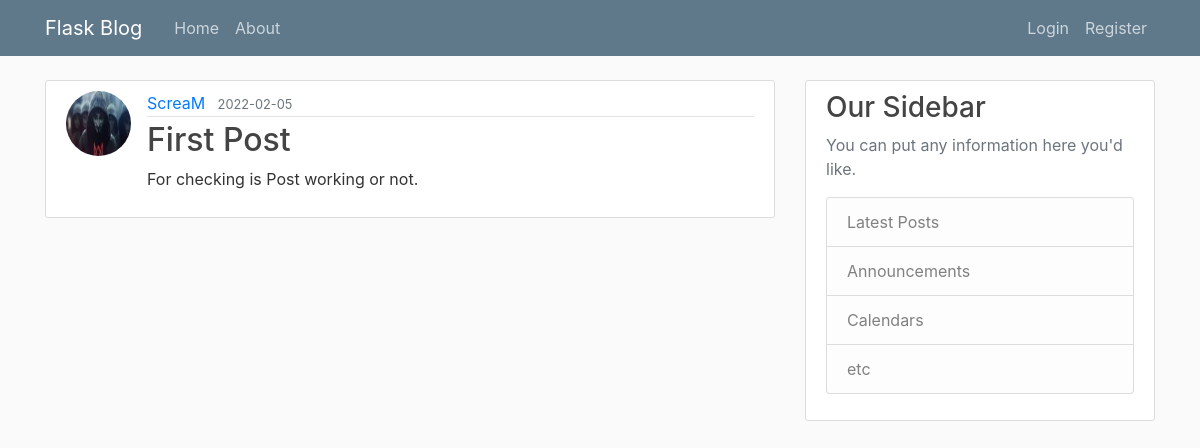
/post/1, run on the app's committed database.
### flaskblog/models.py (models this page shows, shortened)
class User(db.Model, UserMixin):                                                                    #This class(db model) creates an table inside database
    id = db.Column(db.Integer, primary_key=True)                                                    #By default the table name is lowercase of class(user) but we can change it if we want to.
    username = db.Column(db.String(20), unique=True, nullable=False)                                #These are the columns of the table.
    email = db.Column(db.String(120), unique=True, nullable=False)
    image_file = db.Column(db.String(20), nullable=False, default='default.jpg')
    password = db.Column(db.String(60), nullable=False)
    posts = db.relationship('Post', backref='author', lazy=True)                                    #Used to create one-many relationships.

class Post(db.Model):
    id = db.Column(db.Integer, primary_key=True)
    title = db.Column(db.String(100), nullable=False)
    date_posted = db.Column(db.DateTime, nullable=False, default=datetime.utcnow)
    content = db.Column(db.Text, nullable=False)
    user_id = db.Column(db.Integer, db.ForeignKey('user.id'), nullable=False)                       # This user_id(int Post table) has the id of the user(from User table) inside foreign key

### flaskblog/routes.py (the view)
@app.route("/post/<int:post_id>")                                                                                                          # To dynamically create an route.
def post(post_id):
    post = Post.query.get_or_404(post_id)                                                                                                  # This method means get me the post for the given id and if it does not exist then give a 404 error.
    return render_template('post.html', title=post.title, post=post)

### flaskblog/templates/post.html (shortened to what this page needs)
{% extends "layout.html" %}
{% block content %}
  <article class="media content-section">
    <img class="rounded-circle article-img" src="{{ url_for('static', filename='profile_pics/' + post.author.image_file) }}">
    <div class="media-body">
      <div class="article-metadata">
        <a class="mr-2" href="{{ url_for('user_posts', username = post.author.username) }}">{{ post.author.username }}</a>
        <small class="text-muted">{{ post.date_posted.strftime('%Y-%m-%d') }}</small>
      </div>
      <h2 class="article-title">{{ post.title }}</h2>
      <p class="article-content">{{ post.content }}</p>
    </div>
  </article>
{% endblock content %}

### flaskblog/static/main.css (style rules this page uses)
body { background: #fafafa; color: #333333; margin-top: 5rem; }
h1, h2, h3, h4, h5, h6 { color: #444444; }
.content-section { background: #ffffff; padding: 10px 20px; border: 1px solid #dddddd; border-radius: 3px; margin-bottom: 20px; }
.article-title { color: #444444; }
.article-content { white-space: pre-line; }
.article-img { height: 65px; width: 65px; margin-right: 16px; }
.article-metadata { padding-bottom: 1px; margin-bottom: 4px; border-bottom: 1px solid #e3e3e3 }

### data on the page
User: image_file (picture), author.username "ScreaM"
Post: date_posted "2022-02-05", title "First Post", content "For checking is Post working or not."
